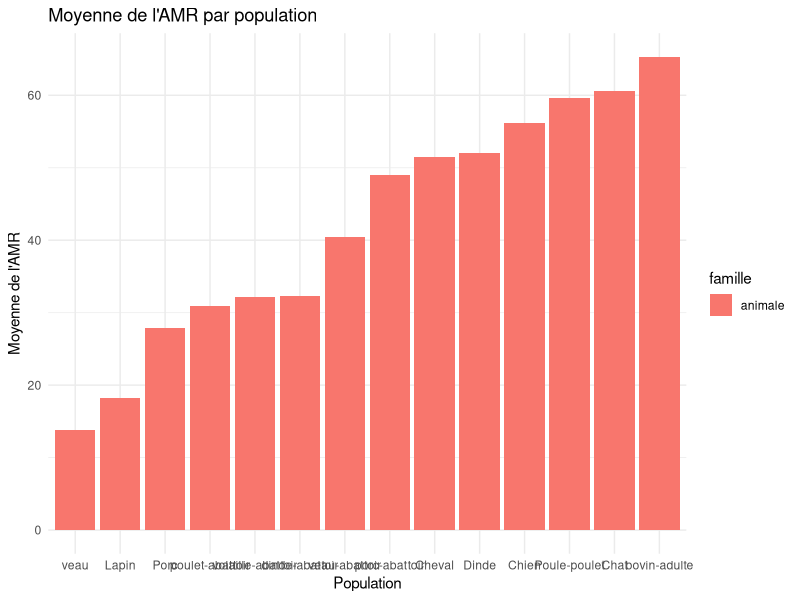
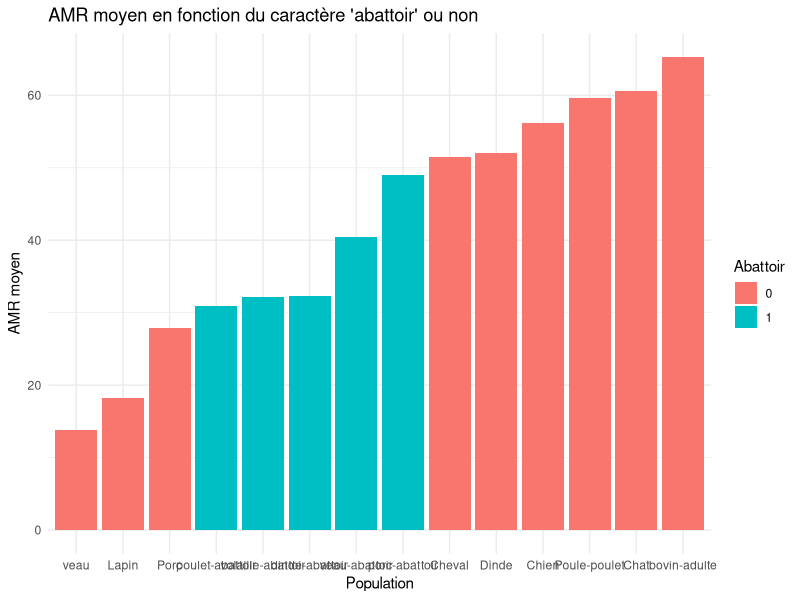
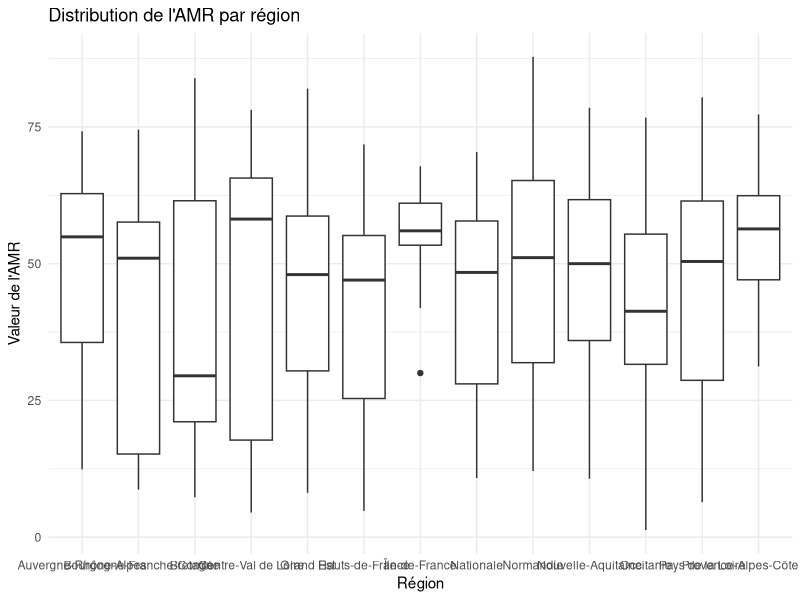
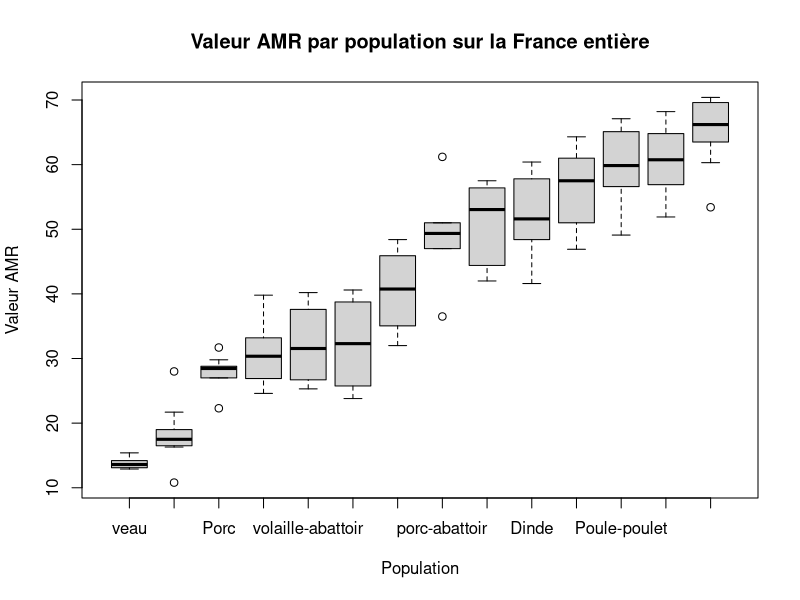
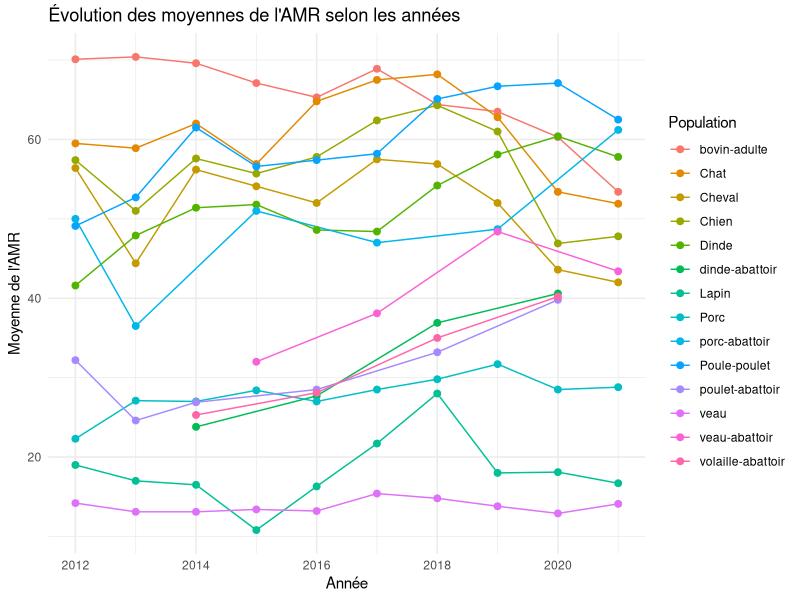
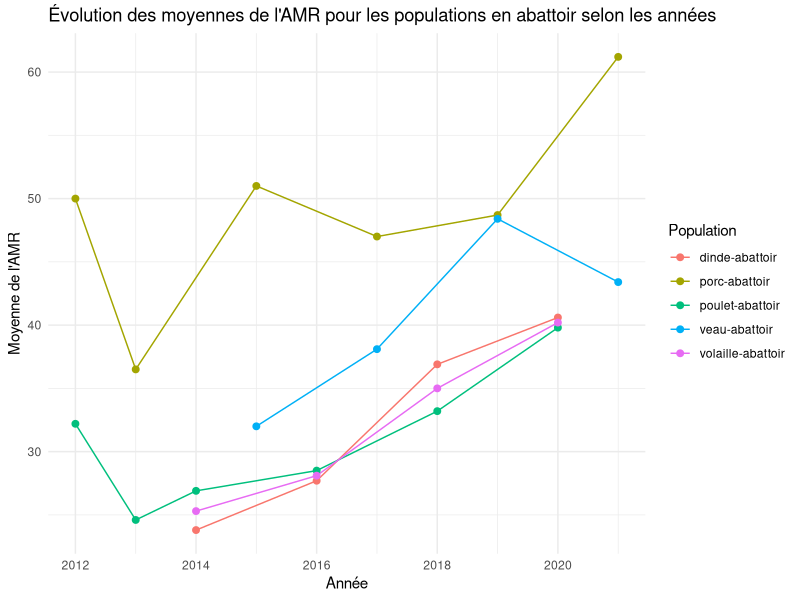
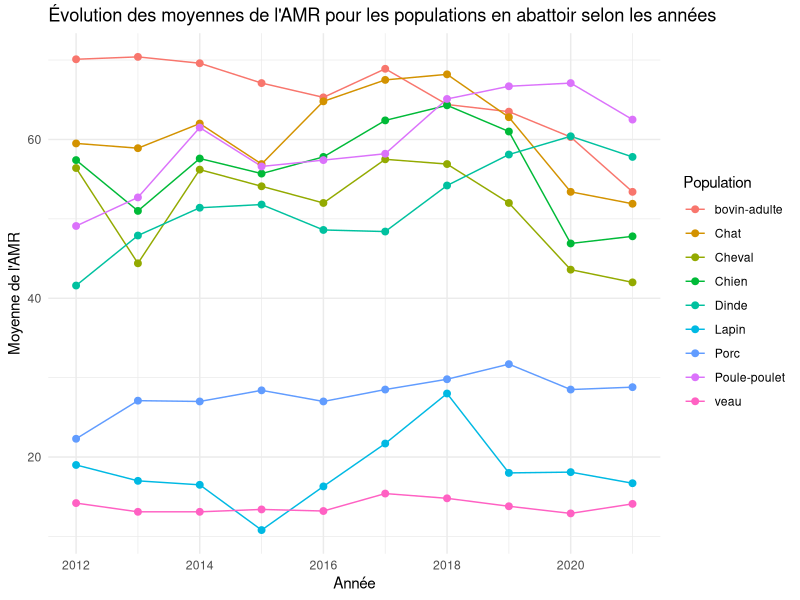
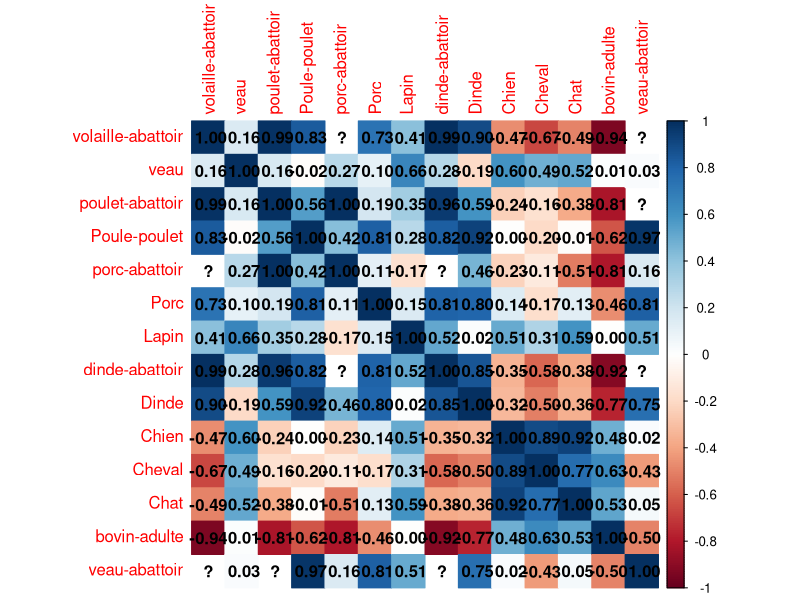

Generate these figures, in order, with R:
## ---- chunk 1
knitr::opts_chunk$set(echo = TRUE)
library(readxl)
library(dplyr)
library(ggplot2)
## ---- chunk 2
rm(list=ls())

AMR <- read_excel('donnees/donnees_AMR.xlsx')
str(AMR)
summary(AMR)

#On renomme "bovin-abattoir" en "veau-abattoir"
AMR$population <- ifelse(AMR$population == "bovin-abattoir", "veau-abattoir", AMR$population)


# Séparation des deux cas d'étude (animal et humain) version Florine
AMR_humaine <- AMR[which(AMR$famille=='humaine'),]
AMR_animale <- AMR[which(AMR$famille=='animale'),]

# Séparation des deux cas d'étude (animal et humain) version Maël
AMR_animale <- AMR %>%
  filter(famille == "animale")
AMR_humaine <- AMR %>%
  filter(famille == "humaine")

# Récupération des données nationales uniquement
AMR_animale_fr <- AMR_animale[which(AMR_animale$region=='Nationale'),]
AMR_humaine_fr <- AMR_humaine[which(AMR_humaine$region=='Nationale'),]

# Création d'une indicatrice selon si la population provient d'un abattoir (1) ou non (0)
AMR_animale_fr$abattoir <- as.integer(grepl("abattoir", AMR_animale_fr$population, ignore.case = TRUE))
## ---- chunk 3
# Pour les animaux, on regarde la moyenne de l'AMR pour chaque population
moyenne_AMR <- AMR_animale_fr %>%
  group_by(population, famille) %>%
  summarize(moyenne_AMR = mean(`valeur AMR`))

# On regarde la variance inter-groupe (et l'écart-type car plus parlant)
AMR_animale_fr %>% summarize(ecart_type_AMR = sd(`valeur AMR`))
AMR_animale_fr	 %>%
  group_by(population, famille) %>%
  summarize(
    moyenne_AMR = mean(`valeur AMR`),
    .groups = 'drop'
  ) %>%
  ungroup() %>%
  summarize(
    SSB = sum((moyenne_AMR - mean(moyenne_AMR))^2 * n())
  )

# Plot des moyennes (agrandir le graphique pour la lisibilité)
ggplot(moyenne_AMR, aes(x = reorder(population, moyenne_AMR), y = moyenne_AMR, fill = famille)) +
  geom_bar(stat = "identity", position = "dodge") +
  labs(title = "Moyenne de l'AMR par population",
       x = "Population",
       y = "Moyenne de l'AMR") +
  theme_minimal()
## ---- chunk 4
# Création d'une indicatrice selon si la population provient d'un abattoir (1) ou non (0)
moyenne_AMR$abattoir <- as.integer(grepl("abattoir", moyenne_AMR$population, ignore.case = TRUE))

# Graphique
ggplot(moyenne_AMR, aes(x = reorder(population, moyenne_AMR), y = moyenne_AMR, fill = factor(abattoir))) +
  geom_bar(stat = "identity", position = "dodge") +
  labs(title = "AMR moyen en fonction du caractère 'abattoir' ou non",
       x = "Population",
       y = "AMR moyen",
       fill = "Abattoir") +
  theme_minimal()
## ---- chunk 5
# Regression linéaire
modele_regression <- lm(`valeur AMR` ~ population, data = AMR_animale_fr)
summary(modele_regression)
## ---- chunk 6

moyenne_par_region <- AMR_animale %>%
  group_by(region) %>%
  summarize(moyenne_AMR = mean(`valeur AMR`), .groups = 'drop')

ggplot(AMR_animale, aes(x = region, y = `valeur AMR`)) +
  geom_boxplot() +
  labs(title = "Distribution de l'AMR par région",
       x = "Région",
       y = "Valeur de l'AMR") +
  theme_minimal()

moyenne_par_region_population <- AMR_animale %>%
  group_by(region, population) %>%
  summarize(moyenne_AMR = mean(`valeur AMR`), .groups = 'drop')

modele_anova <- aov(moyenne_AMR ~ region + population, data = moyenne_par_region_population)
summary(modele_anova)

# je n'arrive pas à réaliser l'analyse que je veux :()
## ---- chunk 7
AMR_animale_fr %>%
  group_by(population, famille) %>%
  summarize(
    variance_intragroupe = sum((`valeur AMR` - mean(`valeur AMR`))^2),
    .groups = 'drop'
  )

# Boxplot pour représenter la variation intra-groupe
boxplot(`valeur AMR` ~ reorder(population, `valeur AMR`), data = AMR_animale_fr,
        main = "Valeur AMR par population sur la France entière",
        ylab = "Valeur AMR",
        xlab = "Population")
## ---- chunk 8
# Graphique général (peu lisible)
ggplot(AMR_animale_fr, aes(x = annee, y = `valeur AMR`, group = population, color = population)) +
  geom_line(stat = "summary", fun = "mean") +
  geom_point(stat = "summary", fun = "mean", size = 2) +
  labs(title = "Évolution des moyennes de l'AMR selon les années",
       x = "Année",
       y = "Moyenne de l'AMR",
       color = "Population") +
  theme_minimal()

# On filtre les données pour inclure uniquement les populations en abattoir ou non
AMR_animale_fr_abattoir <- AMR_animale_fr %>%
  filter(grepl("abattoir", population, ignore.case = TRUE))

AMR_animale_fr_horsabattoir <- AMR_animale_fr %>%
  filter(!grepl("abattoir", population, ignore.case = TRUE))

# Graphique abattoir
ggplot(AMR_animale_fr_abattoir, aes(x = annee, y = `valeur AMR`, group = population, color = population)) +
  geom_line(stat = "summary", fun = "mean") +
  geom_point(stat = "summary", fun = "mean", size = 2) +
  labs(title = "Évolution des moyennes de l'AMR pour les populations en abattoir selon les années",
       x = "Année",
       y = "Moyenne de l'AMR",
       color = "Population") +
  theme_minimal()

# Graphique hors abattoir
ggplot(AMR_animale_fr_horsabattoir, aes(x = annee, y = `valeur AMR`, group = population, color = population)) +
  geom_line(stat = "summary", fun = "mean") +
  geom_point(stat = "summary", fun = "mean", size = 2) +
  labs(title = "Évolution des moyennes de l'AMR pour les populations en abattoir selon les années",
       x = "Année",
       y = "Moyenne de l'AMR",
       color = "Population") +
  theme_minimal()
## ---- chunk 9
library(tidyr)

donnees_remodelees <- AMR_animale_fr %>%
  pivot_wider(names_from = population, values_from = `valeur AMR`, names_prefix = "", values_fill = NA, id_cols = annee)

donnees_remodelees <- donnees_remodelees %>%
  arrange(annee)

matrice_correlations <- cor(donnees_remodelees[, -1], use = "pairwise.complete.obs")
library(corrplot)

# Afficher le corrplot
corrplot(matrice_correlations, method = "color", addrect = 2, addCoef.col = "black")
## ---- chunk 10
boxplot(AMR_humaine_fr$`valeur AMR`~AMR_humaine_fr$population,
        main = "Valeur AMR par population sur la France entière",
        ylab = "Valuer AMR",
        xlab = "Population")
## ---- chunk 11
ggplot(AMR_humaine_fr, aes(x = annee, y = `valeur AMR`, group = population, color = population)) +
  geom_line(stat = "summary", fun = "mean") +
  geom_point(stat = "summary", fun = "mean", size = 2) +
  labs(title = "Évolution des moyennes de l'AMR pour les populations humaines sur la France entière",
       x = "Année",
       y = "Moyenne de l'AMR",
       color = "Population") +
  theme_minimal()
## ---- chunk 12
summary(AMR)
AMR$dispositif <- as.factor(AMR$dispositif)
AMR$population <- as.factor(AMR$population)
AMR$famille <- as.factor(AMR$famille)
AMR$region <- as.factor(AMR$region)
## ---- chunk 13
aggregate(x = AMR$`effectif AMR`, by = list(AMR$annee), FUN = sum)
aggregate(x = AMR$`effectif AMR`, by = list(AMR$region), FUN = sum)
## ---- chunk 14
# Quels regroupements en des sous-populations ?
# Recherche de liaison entre une variable qualitative (la population) et une variable quantitative (la valeur AMR)

ggplot(AMR, aes(x = `valeur AMR`, y = reorder(population, `valeur AMR`, mean), fill = famille))+
  geom_boxplot()

# Idée : transformer le tableau de données pour faire des corrélations entre toutes les populations ( on le fait sur les données nationales)

# Transposition de la matrice
library(tidyr)
AMR_fr <- AMR[which(AMR$region=="Nationale"),]
donnees_remodelees <- AMR_fr %>%
  pivot_wider(names_from = population, values_from = `valeur AMR`, names_prefix = "", values_fill = NA, id_cols = annee)
donnees_remodelees <- donnees_remodelees %>%
  arrange(annee)
## ---- chunk 15
boxplot(AMR$population ~ AMR$`valeur AMR`)
